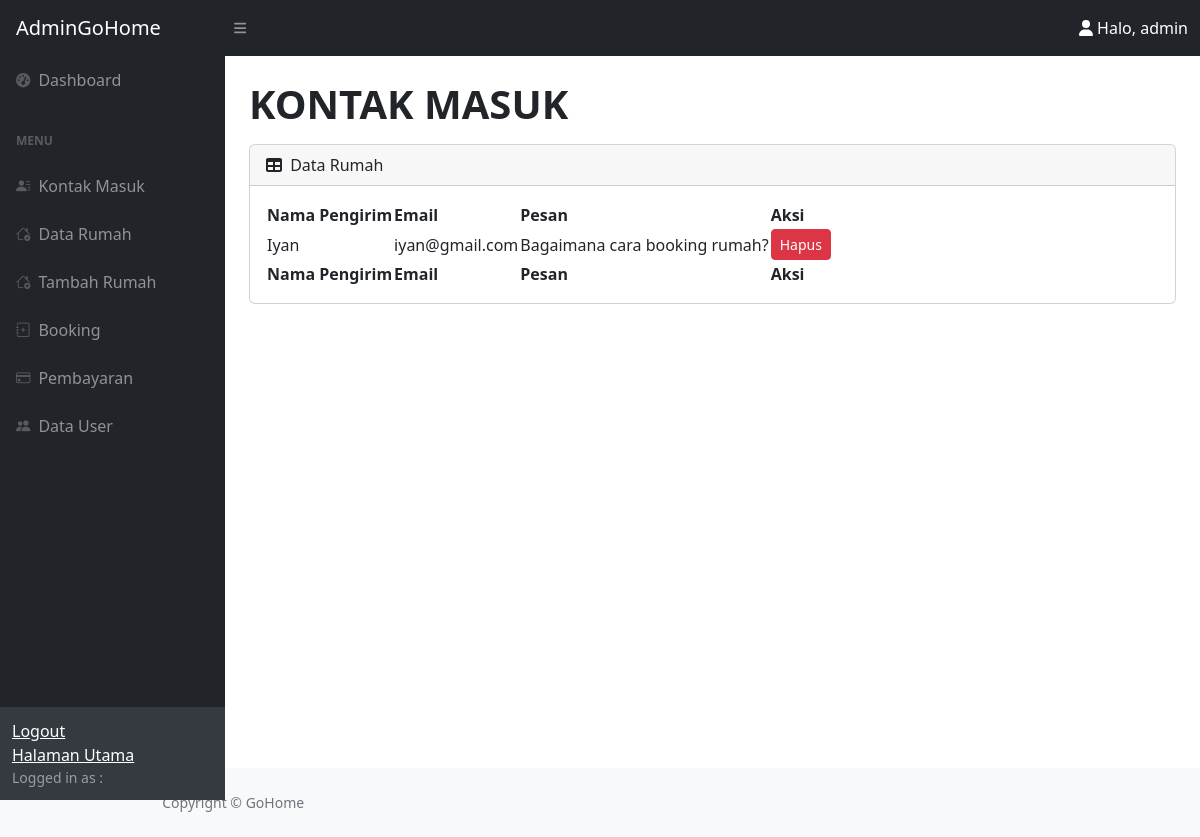
Screenshot of /admin/kontak-masuk/tampil_kontak.php (signed in) with the database file from the repository.
### tables this page shows
CREATE TABLE `kontak` (
  `id_kontak` int(11) NOT NULL,
  `nama_kontak` varchar(100) NOT NULL,
  `email_kontak` varchar(50) NOT NULL,
  `pesan_kontak` longtext NOT NULL
);

### admin/kontak-masuk/tampil_kontak.php (the view, shortened to what this page needs)
<?php include '../header.php'; ?>
<main class="mt-4">
    <div id="layoutSidenav">
        <div id="layoutSidenav_content">
            <div class="container-fluid px-4">
                <h1 class="mb-3"><strong>KONTAK MASUK</strong></h1>
                <div class="card mb-4">
                    <div class="card-header">
                        <i class="fas fa-table me-1"></i>
                        Data Rumah
                    </div>
                    <div class="card-body">
                        <table id="datatablesSimple">
                            <thead>
                                <tr>
                                    <th>Nama Pengirim</th>
                                    <th>Email</th>
                                    <th>Pesan</th>
                                    <th>Aksi</th>
                                </tr>
                            </thead>
                            <tfoot>
                                <tr>
                                    <th>Nama Pengirim</th>
                                    <th>Email</th>
                                    <th>Pesan</th>
                                    <th>Aksi</th>
                                </tr>
                            </tfoot>
                            <tbody>
                                <?php
                                $sql = "SELECT * FROM kontak ORDER BY id_kontak DESC";
                                $hasil = $koneksi->query($sql);
                                ?>
                                <?php foreach ($hasil as $row) : ?>
                                    <tr>
                                        <td><?= $row['nama_kontak'] ?></td>
                                        <td><?= $row['email_kontak'] ?></td>
                                        <td><?= $row['pesan_kontak'] ?></td>
                                        <td>
                                            <a href="proses_kontak.php?id=<?= $row['id_kontak'] ?>" class="btn btn-danger btn-sm">Hapus</a>
                                        </td>
                                    </tr>
                                <?php endforeach; ?>
                            </tbody>
                        </table>
                    </div>
                </div>
            </div>
        </div>
    </div>
</main>
<?php include '../footer.php' ?>

### rows the page displays
kontak: nama_kontak "Iyan", email_kontak "iyan@gmail.com", pesan_kontak "Bagaimana cara booking rumah?"
